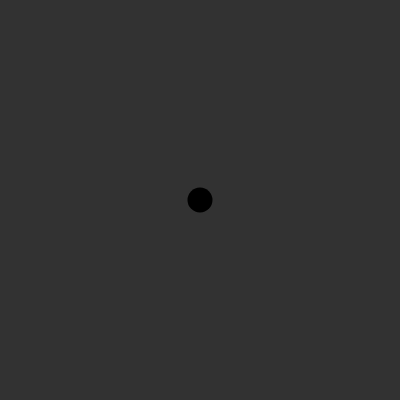
Frame 1 (no input)
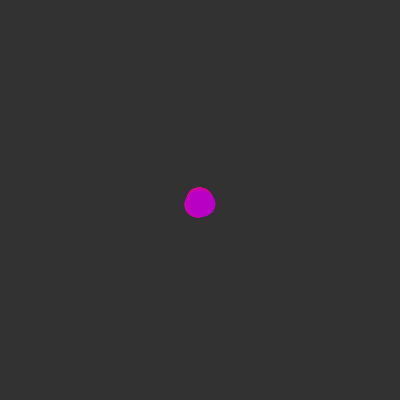
Frame 60 (no input)
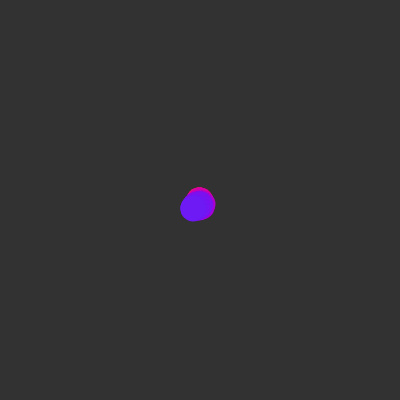
Frame 120 (the mouse pressed at the canvas centre since frame 60)

The p5.js sketch that drew these frames (run headless with seeded random() and noise() and a simulated clock; from frame 60 on, the mouse is pressed at the canvas centre):

// p5.js sketch
// ── sketch.js
let x = 200, y = 200;

let r = 0, g = 0, b = 0;
let colorOffset = 0;

function setup() {
	createCanvas(400, 400);
	background(50);
}

function draw() {
	stroke(r, g, b);
	strokeWeight(25);

	point(x, y);

	let rand = floor(random(4));

	switch (rand) {
		case 0:
			x++;
			break;
		
		case 1:
			y++;
			break;
		
		case 2:
			x--;
			break;
		
		case 3:
			y--;
			break;
	}

	x %= width;
	y %= height;

	r = floor(map(sin(colorOffset + 2 * (PI/3)), -1, 1, 0, 255));
	g = floor(map(sin(colorOffset + 2 * (2 * PI/3)), -1, 1, 0, 255));
	b = floor(map(sin(colorOffset + 2 * PI), -1, 1, 0, 255));

	colorOffset += 0.01;
}
